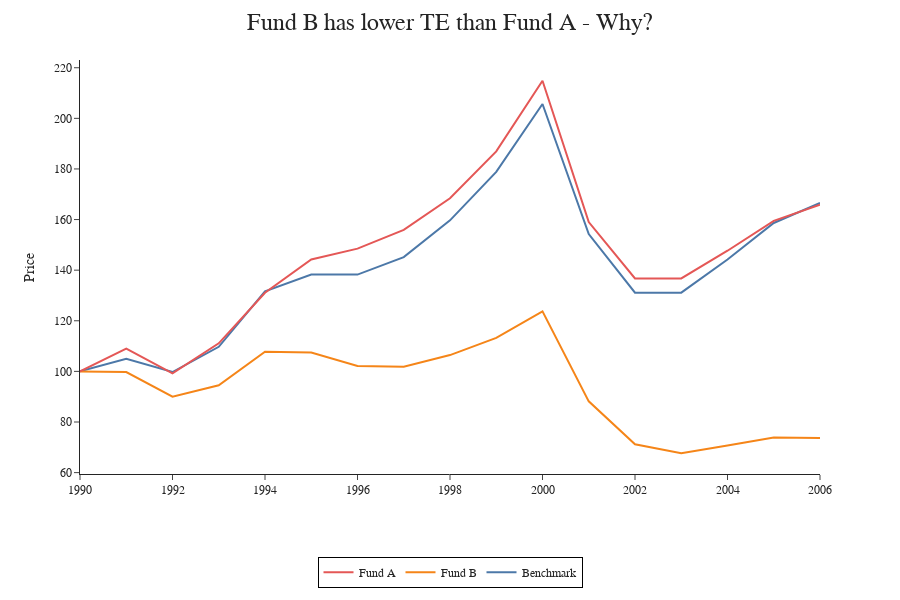

Notebook code for this chart:
### Code cell
fig = px.line(df)
fig.update_layout(height=600, width=900, title_text="Fund B has lower TE than Fund A - Why?", legend_title = "", xaxis_title="", yaxis_title="Price")
fig.show()

### Figure 1 — Plotly figure (JSON) as saved in the notebook; plotly's stock layout.template omitted (floating-point values rounded to 4 significant figures)
{"data": [{"hovertemplate": "variable=Benchmark<br>Date=%{x}<br>value=%{y}<extra></extra>", "legendgroup": "Benchmark", "line": {"color": "#4C78A8", "dash": "solid"}, "marker": {"symbol": "circle"}, "mode": "lines", "name": "Benchmark", "orientation": "v", "showlegend": true, "type": "scatter", "x": [1990, 1991, 1992, 1993, 1994, 1995, 1996, 1997, 1998, 1999, 2000, 2001, 2002, 2003, 2004, 2005, 2006], "xaxis": "x", "y": [100, 105, 99.75, 109.7, 131.7, 138.3, 138.3, 145.2, 159.7, 178.8, 205.7, 154.3, 131.1, 131.1, 144.2, 158.6, 166.6], "yaxis": "y"}, {"hovertemplate": "variable=Fund B<br>Date=%{x}<br>value=%{y}<extra></extra>", "legendgroup": "Fund B", "line": {"color": "#F58518", "dash": "solid"}, "marker": {"symbol": "circle"}, "mode": "lines", "name": "Fund B", "orientation": "v", "showlegend": true, "type": "scatter", "x": [1990, 1991, 1992, 1993, 1994, 1995, 1996, 1997, 1998, 1999, 2000, 2001, 2002, 2003, 2004, 2005, 2006], "xaxis": "x", "y": [100, 99.75, 90.02, 94.53, 107.8, 107.5, 102.1, 101.9, 106.4, 113.3, 123.7, 88.16, 71.19, 67.63, 70.67, 73.85, 73.67], "yaxis": "y"}, {"hovertemplate": "variable=Fund A<br>Date=%{x}<br>value=%{y}<extra></extra>", "legendgroup": "Fund A", "line": {"color": "#E45756", "dash": "solid"}, "marker": {"symbol": "circle"}, "mode": "lines", "name": "Fund A", "orientation": "v", "showlegend": true, "type": "scatter", "x": [1990, 1991, 1992, 1993, 1994, 1995, 1996, 1997, 1998, 1999, 2000, 2001, 2002, 2003, 2004, 2005, 2006], "xaxis": "x", "y": [100, 109.0, 99.19, 111.1, 131.1, 144.2, 148.5, 156.0, 168.4, 187.0, 214.9, 159.0, 136.7, 136.7, 147.7, 159.5, 165.9], "yaxis": "y"}], "layout": {"height": 600, "legend": {"title": {"text": ""}, "tracegroupgap": 0}, "margin": {"t": 60}, "title": {"text": "Fund B has lower TE than Fund A - Why?"}, "width": 900, "xaxis": {"anchor": "y", "domain": [0, 1], "title": {"text": ""}}, "yaxis": {"anchor": "x", "domain": [0, 1], "title": {"text": "Price"}}}}
